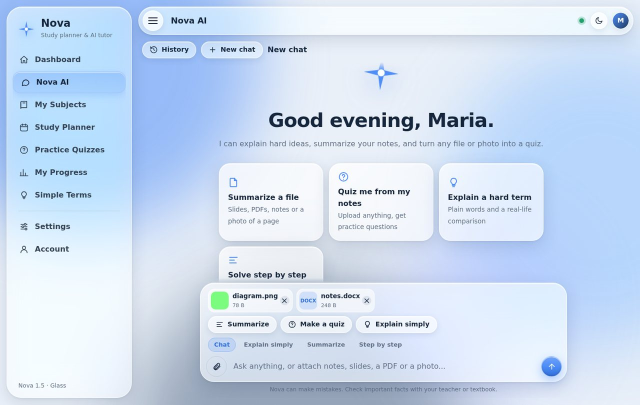
#> input picture website/images/ai-attach.jpg, 1280 x 809 px (shown at 1/2 size)
$ python -i profile_service.py   (imports and definitions only)
#> lines starting #> are read from the running program, lines starting #| are printed output that depends on the picture
"""The student's profile (name, details, picture). Everything is stored on this computer."""
import sqlite3
from contextlib import closing
from pathlib import Path

from database.db_manager import get_connection, get_db_path
from services.study_service import ValidationError, _fetch_all

try:
    from PIL import Image, ImageDraw, ImageOps
except ImportError:  # Pillow is optional: without it Nova works, just without pictures
    Image = None

LABELS = {"name": "Full name", "role": "Role", "school": "School or university", "program": "Course, strand or subjects",
          "year": "Year or grade level", "goal": "Study goal"}
LIMITS = {"name": 80, "role": 20, "school": 100, "program": 100, "year": 40, "goal": 300}
ROLES = ["Student", "Teacher", "Other"]
MAX_PICTURE_MB = 10
AVATAR_SIZE = 256
PILLOW_HELP = "Profile pictures need the Pillow package. In the terminal, run: python -m pip install pillow"


# [34 lines left out: functions load_profile, save_profile, first_name, not called in this run]


# ---- profile picture ----------------------------------------------------------------------

def pictures_available():
    return Image is not None


def avatar_path():
    return get_db_path().parent / "profile.png"


def _prepare(source):
    """Open a chosen file as a square picture. Nova only reads the pixels, and never runs the file."""
    if Image is None:
        raise ValidationError(PILLOW_HELP)
    path = Path(source)
    try:
        if path.stat().st_size > MAX_PICTURE_MB * 1024 * 1024:
            raise ValidationError(f"Choose a picture smaller than {MAX_PICTURE_MB} MB.")
        with Image.open(path) as picture:
            picture = ImageOps.exif_transpose(picture).convert("RGB")
            return ImageOps.fit(picture, (AVATAR_SIZE, AVATAR_SIZE))
    except ValidationError:
        raise
    except (OSError, ValueError, Image.DecompressionBombError):
        raise ValidationError("Nova could not open that file as a picture. Use a PNG or JPG file.") from None


# [6 lines left out: function _circle, not called in this run]


def preview_avatar(source, size=160):
    """A round preview of a chosen file, before it is saved."""
    return _circle(_prepare(source), size)


# [4 lines left out: function save_avatar, not called in this run]


def remove_avatar():
    avatar_path().unlink(missing_ok=True)


# [9 lines left out: function load_avatar, not called in this run]

>>> import cv2
>>> picture = cv2.imread('../website/images/ai-attach.jpg', cv2.IMREAD_GRAYSCALE)
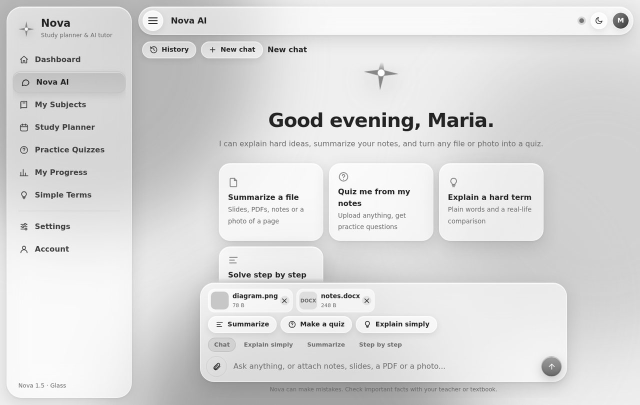
#> picture: shape (809, 1280) (shown at 1/2 size); min 0, max 255, mean 218.7
>>> result = preview_avatar(picture)
#> (the run stopped early here; a loop or call above may not have finished)

$ run again, on website/images/ai-chat.jpg
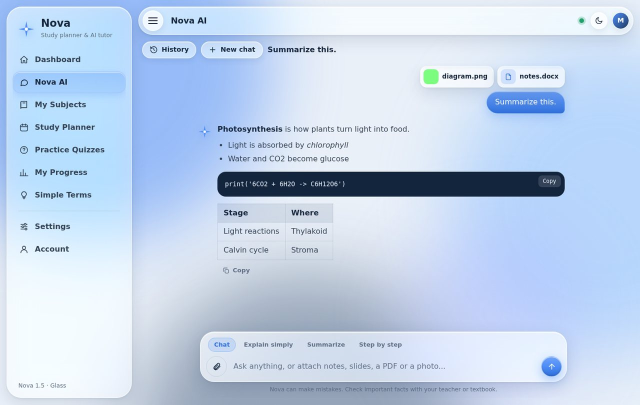
#> input picture website/images/ai-chat.jpg, 1280 x 809 px (shown at 1/2 size)
#> `picture = cv2.imread('../website/images/ai-attach.jpg', cv2.IMREAD_GRA..`:
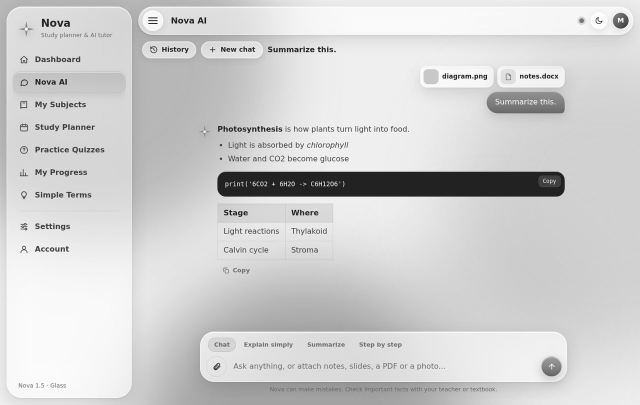
#> picture: shape (809, 1280) (shown at 1/2 size); min 0, max 255, mean 208.2

$ run again, on website/images/ai-quiz.jpg
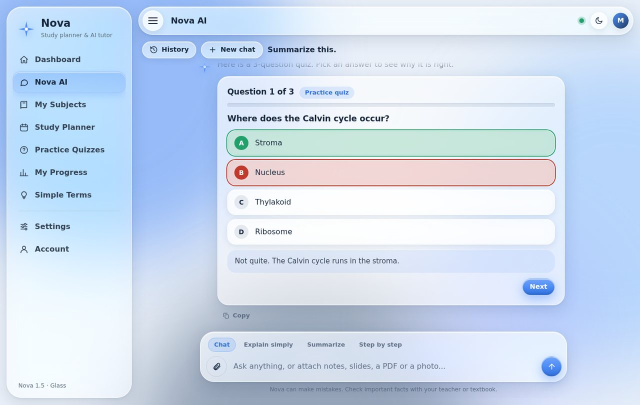
#> input picture website/images/ai-quiz.jpg, 1280 x 809 px (shown at 1/2 size)
#> `picture = cv2.imread('../website/images/ai-attach.jpg', cv2.IMREAD_GRA..`:
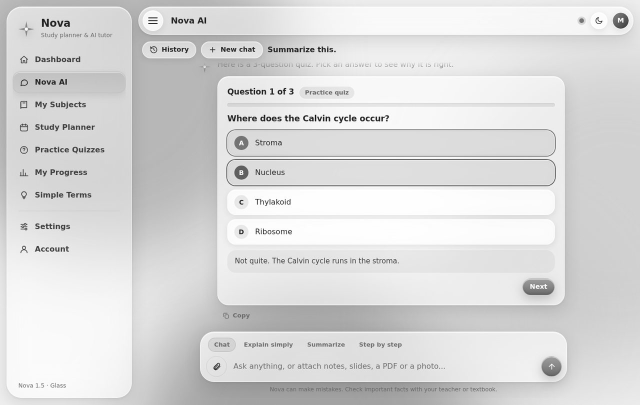
#> picture: shape (809, 1280) (shown at 1/2 size); min 0, max 255, mean 217.5
